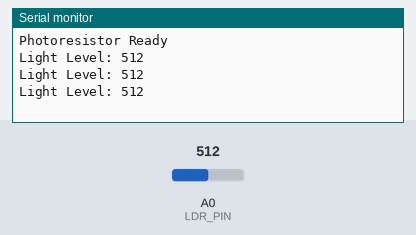
The sketch below on a simulated Arduino Uno, built with avr-gcc and run on an emulated ATmega328P. Shown: the last lines printed to the serial monitor. The inputs (shaded band) are chosen by the test bench; at power-on: A0 (LDR_PIN) = 512.

Above: at 1.8 s.
1.9 s: A0 (LDR_PIN) set to 716
At 2.4 s:
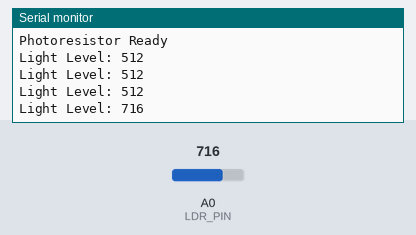
3.4 s: A0 (LDR_PIN) set to 900
At 3.9 s:
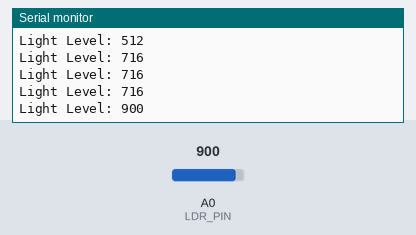
Timing chart, 0 to 6.4 s (numbered marks = the images above; inputs shaded):
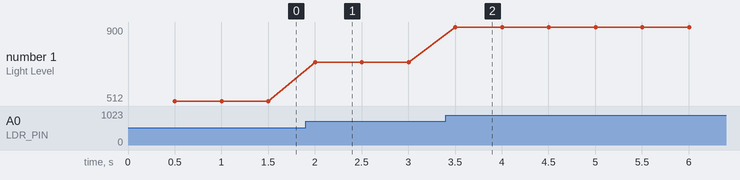

The sketch:

arduino.ino
```cpp
#define LDR_PIN A0

void setup() {
  Serial.begin(9600);
  Serial.println("Photoresistor Ready");
}

void loop() {
  delay(500);

  int lightLevel = analogRead(LDR_PIN);

  Serial.print("Light Level: ");
  Serial.println(lightLevel);
}
```

Measured:
- after the input at 1.9 s, the serial monitor: prints a new line after 0.10 s (image 1)
- after the input at 3.4 s, the serial monitor: prints a new line after 0.10 s (image 2)
- plotted number 1: 512 → 716 after the input at 1.9 s, 716 → 900 after the input at 3.4 s
